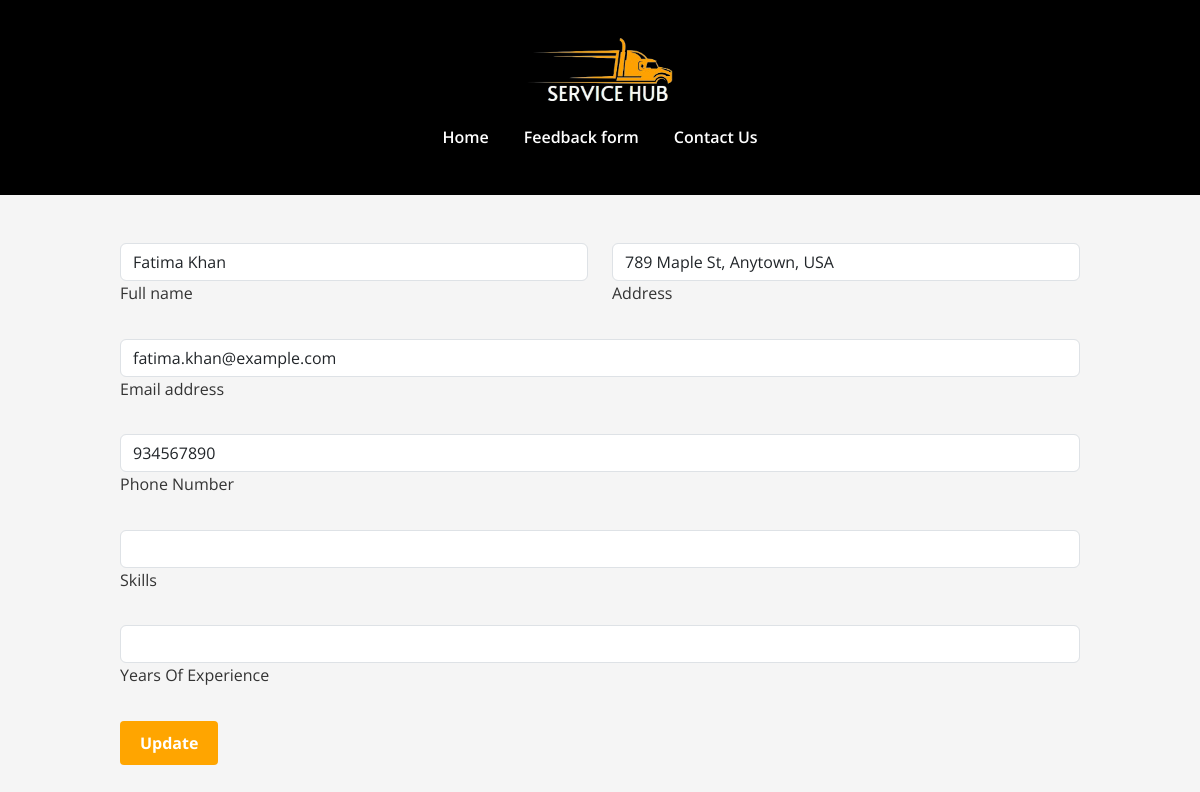
The app's page /editprofile.php?id=5 with its own data.
### tables this page shows
CREATE TABLE `hiring` (
  `id` int(11) NOT NULL,
  `fullname` varchar(255) DEFAULT NULL,
  `email` varchar(255) DEFAULT NULL,
  `phone` int(11) NOT NULL,
  `address` varchar(255) NOT NULL,
  `position` varchar(255) DEFAULT NULL,
  `price` int(11) NOT NULL,
  `resume` varchar(255) DEFAULT NULL,
  `coverletter` varchar(255) NOT NULL,
  `edu` varchar(255) NOT NULL,
  `experience` int(11) NOT NULL,
  `startdate` date NOT NULL,
  `reference` varchar(255) DEFAULT NULL
);

### editprofile.php (the view, shortened to what this page needs)
<?php
    include './conn.php';
?>
<?php
    if(isset($_GET['id'])){
    $id = $_GET['id'];
    $sel = "SELECT * FROM hiring WHERE id = '$id' ";
    $res = mysqli_query($connection,$sel);
    while ($info = mysqli_fetch_array($res)){
?>
<!DOCTYPE html>
<html lang="en">
<head>
    <link rel="stylesheet" href="https://cdnjs.cloudflare.com/ajax/libs/font-awesome/6.0.0-beta3/css/all.min.css">
    <link href="https://cdn.jsdelivr.net/npm/bootstrap@5.3.3/dist/css/bootstrap.min.css" rel="stylesheet">
    <link rel="stylesheet" href="https://cdnjs.cloudflare.com/ajax/libs/font-awesome/4.7.0/css/font-awesome.min.css">
    <link rel="stylesheet" href="https://cdnjs.cloudflare.com/ajax/libs/owl-carousel/1.3.3/owl.carousel.min.css">
    <link rel="stylesheet" href="https://cdnjs.cloudflare.com/ajax/libs/owl-carousel/1.3.3/owl.theme.min.css">
</head>
<body>
<header class="header">
        <div class="container">
        <a href="index.php">
        <img src="./brand4.png" alt="Logo" class="logo">
        </a>
        <nav class="navbar">
                <ul>
                    <li><a href="index.php">Home</a></li>
                    <li><a href="index.php #apply-now">Feedback form</a></li>
                    <li><a href="index.php #contact">Contact Us</a></li>
                </ul>
            </nav>
        </div>
    </header>
<main>
<section>
    <form class="mt-5" style="padding: 0% 10%;" method="post">
        <div class="row mb-4" x>
          <div class="col">
            <div data-mdb-input-init class="form-outline">
              <input type="text" id="form3Example1" class="form-control" value="<?php echo $info[1]?>" />
              <label class="form-label" for="form3Example1">Full name</label>
            </div>
          </div>
          <div class="col">
            <div data-mdb-input-init class="form-outline">
              <input type="text" id="form3Example2" class="form-control" value="<?php echo $info[4]?>" />
              <label class="form-label" for="form3Example2">Address</label>
            </div>
          </div>
        </div>
        <div data-mdb-input-init class="form-outline mb-4">
          <input type="email" id="form3Example3" class="form-control" value="<?php echo $info[2]?>"  />
          <label class="form-label" for="form3Example3">Email address</label>
        </div>
        <div data-mdb-input-init class="form-outline mb-4">
          <input type="tel" id="form3Example4" class="form-control" value="<?php echo $info[3]?>" />
          <label class="form-label" for="form3Example4">Phone Number</label>
        </div>
        <div data-mdb-input-init class="form-outline mb-4">
          <input type="text" id="form3Example4" class="form-control" value="<?php echo $info[9]?>" />
          <label class="form-label" for="form3Example4">Skills</label>
        </div>
        <div data-mdb-input-init class="form-outline mb-4">
          <input type="number" id="form3Example4" class="form-control" value="<?php echo $info[8]?>" />
          <label class="form-label" for="form3Example4">Years Of Experience</label>
        </div>
        <button data-mdb-ripple-init type="submit" name='updatebtn' class="btn btn-block mb-4">Update</button>
      </form>
</section>
</body>
<?php
    }}
?>
</html>

### editprofile.php (style rules this page uses)
body { font-family: 'Open Sans', sans-serif; line-height: 1.6; margin: 0; padding: 0; background-color: #f5f5f5; color: #333; }
.container { max-width: 1200px; margin: 0 auto; padding: 20px; }
.header { background-color: #000000; color: #fff; text-align: center; position: relative; width: 100%; }
.navbar { display: flex; justify-content: center; align-items: center; gap: 10px; }
.navbar ul { list-style: none; padding: 0; display: flex; gap: 15px; justify-content: center; align-items: center; }
.navbar ul li { display: inline; }
.navbar ul li a { color: #fff; text-decoration: none; font-weight: 600; padding: 5px 10px; }
.logo { display: block; margin: 10px auto; max-width: 150px; height: auto; }
.btn { display: inline-block; background-color: orange; color: rgb(255, 255, 255); padding: 10px 20px; font-weight: bold; text-decoration: none; border-radius: 4px; cursor: pointer; border: none; transition: transform 0.3s ease, background-color 0.3s ease; }

### records on screen
hiring: fullname "Fatima Khan", address "789 Maple St, Anytown, USA", email "fatima.khan@example.com", phone "934567890"
